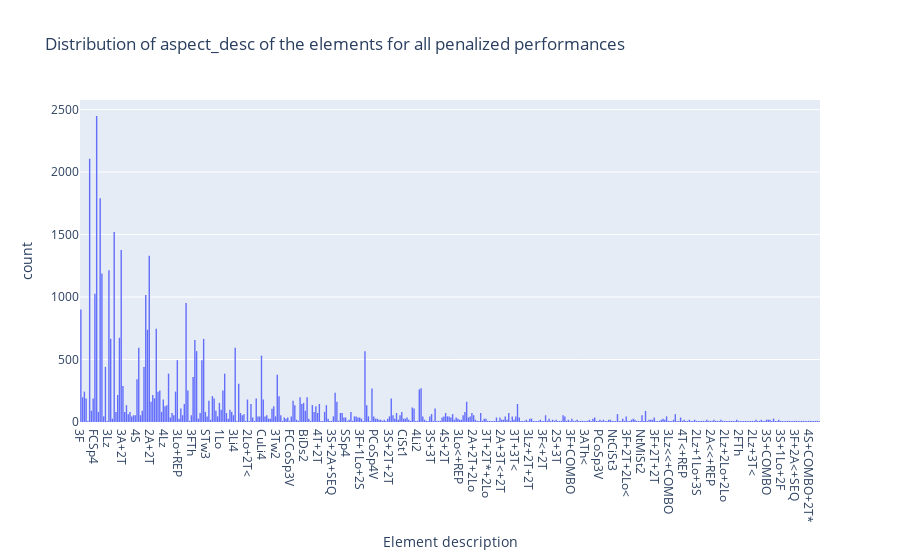

The code cell stored with this chart in its notebook:
### Code cell
# Mostra la distribuzione degli element_desc per tutte performance penalizzate:

hist2_df5 = px.histogram(
    df5, x="aspect_desc", #color="performance_id",
     title='Distribution of aspect_desc of the elements for all penalized performances',
     labels={'aspect_desc': 'Element description', 'performance_id':'Performance ID'}
     )
hist2_df5.show()
#NB Sort df by total_deductions in descending order

### Figure 1 — Plotly figure (JSON) as saved in the notebook; plotly's stock layout.template omitted (floating-point values rounded to 4 significant figures; data arrays with more than 128 entries replaced by an {"elided": "..."} marker saying what was removed)
{"data": [{"alignmentgroup": "True", "bingroup": "x", "hovertemplate": "Element description=%{x}<br>count=%{y}<extra></extra>", "legendgroup": "", "marker": {"color": "#636efa", "pattern": {"shape": ""}}, "name": "", "offsetgroup": "", "orientation": "v", "showlegend": false, "type": "histogram", "x": {"elided": "46163 str values"}, "xaxis": "x", "yaxis": "y"}], "layout": {"barmode": "relative", "legend": {"tracegroupgap": 0}, "title": {"text": "Distribution of aspect_desc of the elements for all penalized performances"}, "xaxis": {"anchor": "y", "domain": [0, 1], "title": {"text": "Element description"}}, "yaxis": {"anchor": "x", "domain": [0, 1], "title": {"text": "count"}}}}
